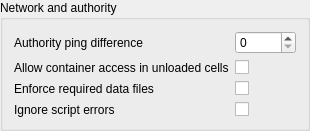
                <widget class="QGroupBox" name="networkGroupBox">
                 <property name="title">
                  <string>Network and authority</string>
                 </property>
                 <layout class="QFormLayout" name="networkFormLayout">
                  <item row="0" column="0">
                   <widget class="QLabel" name="label_pingDifference">
                    <property name="text">
                     <string>Authority ping difference</string>
                    </property>
                   </widget>
                  </item>
                  <item row="0" column="1">
                   <widget class="QSpinBox" name="pingDifferenceSpinBox">
                    <property name="maximum">
                     <number>10000</number>
                    </property>
                   </widget>
                  </item>
                  <item row="1" column="0">
                   <widget class="QLabel" name="label_allowOnContainerForUnloadedCells">
                    <property name="text">
                     <string>Allow container access in unloaded cells</string>
                    </property>
                   </widget>
                  </item>
                  <item row="1" column="1">
                   <widget class="QCheckBox" name="allowOnContainerForUnloadedCellsCheckBox">
                    <property name="text">
                     <string />
                    </property>
                   </widget>
                  </item>
                  <item row="2" column="0">
                   <widget class="QLabel" name="label_enforceDataFiles">
                    <property name="text">
                     <string>Enforce required data files</string>
                    </property>
                   </widget>
                  </item>
                  <item row="2" column="1">
                   <widget class="QCheckBox" name="enforceDataFilesCheckBox">
                    <property name="text">
                     <string />
                    </property>
                   </widget>
                  </item>
                  <item row="3" column="0">
                   <widget class="QLabel" name="label_ignoreScriptErrors">
                    <property name="text">
                     <string>Ignore script errors</string>
                    </property>
                   </widget>
                  </item>
                  <item row="3" column="1">
                   <widget class="QCheckBox" name="ignoreScriptErrorsCheckBox">
                    <property name="text">
                     <string />
                    </property>
                   </widget>
                  </item>
                 </layout>
                </widget>
